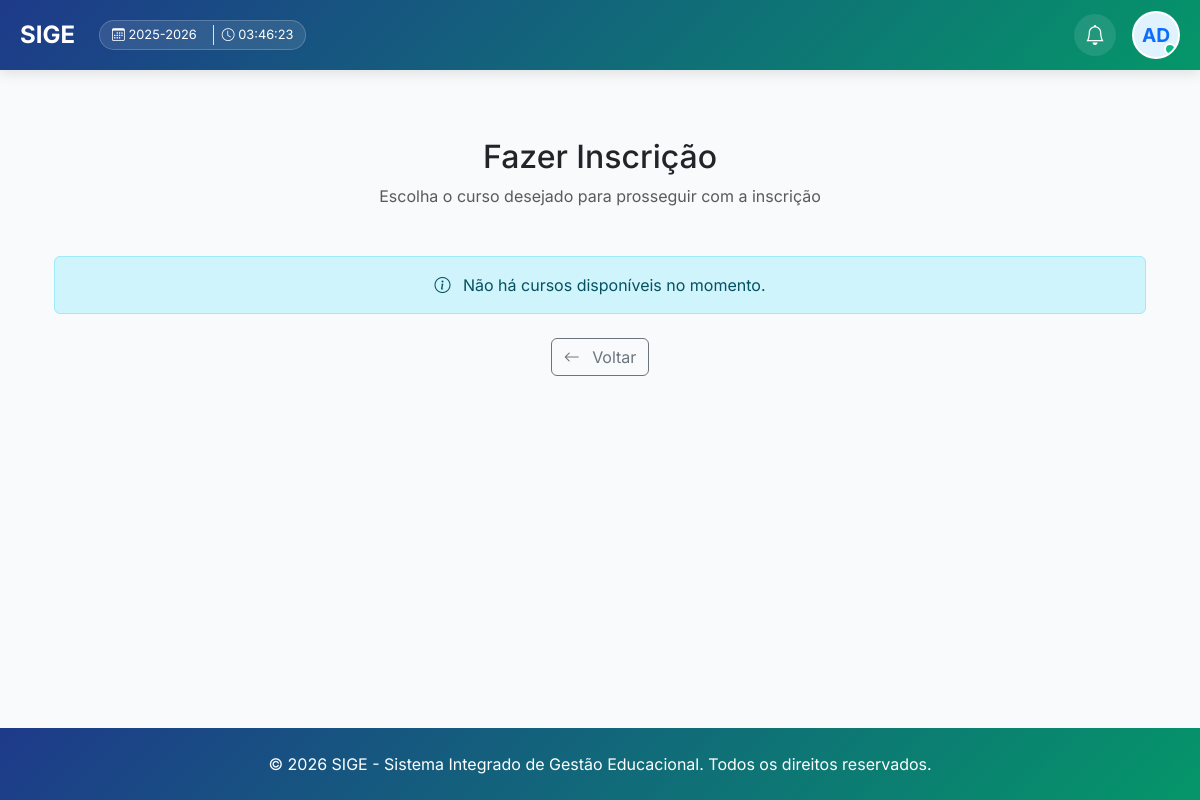
Before: /admissao/inscricao/ (signed in) with the older database file.
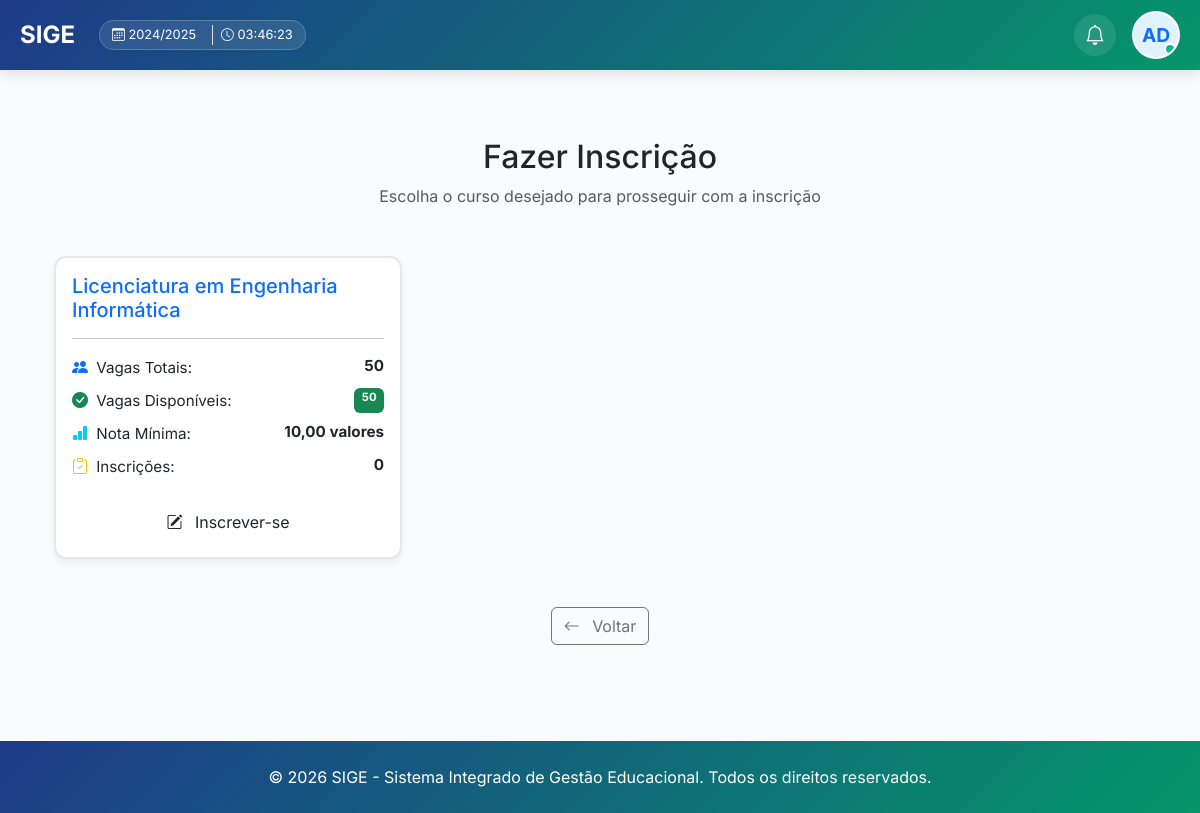
After: the same page with the newer database file.
### core/models.py (models this page shows, shortened)
class AnoAcademico(models.Model):
    ESTADO_CHOICES = [
        ('PLANEADO', 'Planeado'),
        ('ATIVO', 'Ativo'),
        ('ENCERRADO', 'Encerrado'),
    ]
    codigo = models.CharField(max_length=20, unique=True, verbose_name="Código (ex: 2024/2025)", default="0000/0000")
    descricao = models.CharField(max_length=255, verbose_name="Descrição", default="Ano Académico")
    data_inicio = models.DateField(verbose_name="Data de Início", default=timezone.now)
    data_fim = models.DateField(verbose_name="Data de Fim", default=timezone.now)
    estado = models.CharField(max_length=20, choices=ESTADO_CHOICES, default='PLANEADO', verbose_name="Estado")
    ano_atual = models.BooleanField(default=False, verbose_name="Ano Atual")
    cobrar_propinas = models.BooleanField(default=True, verbose_name="Cobrar Propinas/Mensalidades")
    dia_pagamento_limite = models.PositiveIntegerField(default=10, verbose_name="Dia Limite de Pagamento (sem multa)")
    dia_inicio_multa = models.PositiveIntegerField(default=11, verbose_name="Dia de Início da Multa")
    percentagem_multa_inicial = models.DecimalField(max_digits=5, decimal_places=2, default=10.00, verbose_name="% Multa Inicial")
    percentagem_multa_diaria = models.DecimalField(max_digits=5, decimal_places=2, default=1.00, verbose_name="% Multa Diária Adicional")
    dia_limite_multa = models.PositiveIntegerField(default=30, verbose_name="Dia Limite para Pagamento com Multa")
    dia_bloqueio_estudante = models.PositiveIntegerField(default=15, verbose_name="Dia de Bloqueio Automático")
    bloquear_estudante_atrasado = models.BooleanField(default=True, verbose_name="Bloquear Estudante em Atraso")
    bloqueado_por_divida = models.BooleanField(default=False, verbose_name="Bloqueado por Dívida")
    criado_por = models.ForeignKey(User, on_delete=models.SET_NULL, null=True, blank=True, verbose_name="Criado por")
    data_criacao = models.DateTimeField(auto_now_add=True, verbose_name="Data de Criação")
    class Meta:
        verbose_name = "Ano Académico"
        verbose_name_plural = "Anos Académicos"
        ordering = ['-data_inicio']
    def __str__(self):
        return self.codigo

class Curso(models.Model):
    REGIME_CHOICES = [
        ('diurno', 'Diurno'),
        ('pos-laboral', 'Pós-Laboral'),
    ]
    MODALIDADE_CHOICES = [
        ('presencial', 'Presencial'),
        ('semipresencial', 'Semipresencial'),
        ('ead', 'EAD'),
    ]
    DURACAO_CHOICES = [
        (3, '3 meses'),
        (6, '6 meses'),
        (12, '1 ano'),
        (24, '2 anos'),
        (36, '3 anos'),
        (48, '4 anos'),
        (60, '5 anos'),
    ]
    codigo = models.CharField(max_length=50, unique=True, default="CURSO", verbose_name="Código do Curso")
    nome = models.CharField(max_length=200, verbose_name="Nome do Curso")
    grau = models.ForeignKey(NivelAcademico, on_delete=models.PROTECT, related_name='cursos', verbose_name="Grau Académico")
    regime = models.CharField(max_length=20, choices=REGIME_CHOICES, default='diurno', verbose_name="Regime")
    modalidade = models.CharField(max_length=20, choices=MODALIDADE_CHOICES, default='presencial', verbose_name="Modalidade")
    descricao = models.TextField(blank=True, verbose_name="Descrição")
    vagas = models.PositiveIntegerField(verbose_name="Número de Vagas")
    duracao_meses = models.PositiveIntegerField(
        choices=DURACAO_CHOICES,
        default=12,
        verbose_name="Duração"
    )
    nota_minima = models.DecimalField(
        max_digits=4,
        decimal_places=2,
        default=10.00,
        validators=[MinValueValidator(10.00), MaxValueValidator(20.00)],
        verbose_name="Nota Mínima para Aprovação"
    )
    requer_prerequisitos = models.BooleanField(default=False, verbose_name="Requer Pré-requisitos")
    ativo = models.BooleanField(default=True, verbose_name="Ativo")
    data_criacao = models.DateTimeField(auto_now_add=True)
    data_atualizacao = models.DateTimeField(auto_now=True)
    class Meta:
        verbose_name = "Curso"
        verbose_name_plural = "Cursos"
        ordering = ['nome']
    def vagas_disponiveis(self):
        aprovados = self.inscricoes.filter(aprovado=True).count()
        return max(0, self.vagas - aprovados)
    def total_inscricoes(self):
        return self.inscricoes.count()

### core/views.py (the view)
# urls.py: path('admissao/inscricao/', views.admissao_inscricao, name='admissao_inscricao'),
@login_required
def admissao_inscricao(request):
    cursos = Curso.objects.filter(ativo=True)
    config = ConfiguracaoEscola.objects.first()
    if request.method == 'POST':
        curso_id = request.POST.get('curso_id')
        if curso_id:
            return redirect('inscricao_create', curso_id=curso_id)
    return render(request, 'core/admissao_inscricao.html', {
        'cursos': cursos,
        'config': config
    })

### core/context_processors.py (called while the page is built)
def subscricao_context(request):
    if not request.user.is_authenticated:
        return {}
    subscricao = Subscricao.objects.filter(estado__in=['ativo', 'teste']).first()
    return {'subscricao': subscricao}

def global_academic_context(request):
    config = ConfiguracaoEscola.objects.first()
    context = {
        'config': config
    }
    if request.user.is_authenticated:
        ano_atual = AnoAcademico.objects.filter(ano_atual=True).first()
        semestre_atual = None
        if ano_atual:
            semestre_atual = ano_atual.semestres.filter(ativo=True).first()
        perfil = PerfilUsuario.objects.filter(user=request.user).first()
        context.update({
            'ano_atual': ano_atual,
            'semestre_atual': semestre_atual,
            'user_perfil': perfil
        })
    return context

### core/templates/core/admissao_inscricao.html (shortened to what this page needs)
{% extends 'core/base.html' %}
{% block content %}
<div class="container my-5">
    <div class="text-center mb-5">
        <h2>Fazer Inscrição</h2>
        <p class="text-muted">Escolha o curso desejado para prosseguir com a inscrição</p>
    </div>
    {% if cursos %}
        <div class="row">
            {% for curso in cursos %}
            <div class="col-md-6 col-lg-4 mb-4">
                <div class="card curso-card h-100">
                    <div class="card-body">
                        <h5 class="card-title text-primary">{{ curso.nome }}</h5>
                        <hr>
                        <div class="curso-info">
                            <div class="d-flex justify-content-between mb-2">
                                <span><i class="bi bi-people-fill text-primary"></i> Vagas Totais:</span>
                                <strong>{{ curso.vagas }}</strong>
                            </div>
                            <div class="d-flex justify-content-between mb-2">
                                <span><i class="bi bi-check-circle-fill text-success"></i> Vagas Disponíveis:</span>
                                <span class="badge bg-success">{{ curso.vagas_disponiveis }}</span>
                            </div>
                            <div class="d-flex justify-content-between mb-2">
                                <span><i class="bi bi-bar-chart-fill text-info"></i> Nota Mínima:</span>
                                <strong>{{ curso.nota_minima }} valores</strong>
                            </div>
                            <div class="d-flex justify-content-between mb-2">
                                <span><i class="bi bi-clipboard-check text-warning"></i> Inscrições:</span>
                                <strong>{{ curso.total_inscricoes }}</strong>
                            </div>
                        </div>
                        {% if curso.ativo %}
                            {% if curso.vagas_disponiveis > 0 %}
                                <a href="{% url 'inscricao_create' curso.id %}" class="btn btn-custom w-100 mt-3">
                                    <i class="bi bi-pencil-square me-2"></i>
                                    Inscrever-se
                                </a>
                            {% else %}
                                <button class="btn btn-secondary w-100 mt-3" disabled title="Não há vagas disponíveis">
                                    <i class="bi bi-x-circle me-2"></i>
                                    Sem Vagas
                                </button>
                            {% endif %}
                        {% else %}
                            <button class="btn btn-danger w-100 mt-3" disabled title="Este curso está indisponível para inscrições">
                                <i class="bi bi-exclamation-circle me-2"></i>
                                Curso Indisponível
                            </button>
                        {% endif %}
                    </div>
                </div>
            </div>
            {% endfor %}
        </div>
    {% else %}
        <div class="alert alert-info text-center">
            <i class="bi bi-info-circle me-2"></i>
            Não há cursos disponíveis no momento.
        </div>
    {% endif %}
    <div class="text-center mt-4">
        <a href="{% url 'nova_matricula' %}" class="btn btn-outline-secondary">
            <i class="bi bi-arrow-left me-2"></i>
            Voltar
        </a>
    </div>
</div>
{% endblock %}

### core/templates/core/base.html (shortened to what this page needs)
{% load static %}
<!DOCTYPE html>
<html lang="pt-br">
<head>
    <link href="https://cdn.jsdelivr.net/npm/bootstrap@5.3.0/dist/css/bootstrap.min.css" rel="stylesheet">
    <link rel="stylesheet" href="https://cdn.jsdelivr.net/npm/bootstrap-icons@1.11.0/font/bootstrap-icons.css">
</head>
<body>
    {% if user.is_authenticated %}
    <div class="navbar-top">
        <div class="navbar-content d-flex justify-content-between align-items-center w-100">
            <div class="d-flex align-items-center gap-4">
                <div class="user-info">
                    <a href="/" class="user-logo" style="height: 48px; display: flex; align-items: center; text-decoration: none;">
                    </a>
                </div>
                {% if ano_atual %}
                <div class="academic-badge d-none d-lg-flex">
                    <span><i class="bi bi-calendar3"></i> {{ ano_atual }}</span>
                    <span class="ms-2 border-start ps-2"><i class="bi bi-clock"></i> <span id="real-time-clock">--:--:--</span></span>
                </div>
                {% endif %}
            </div>
            <div class="d-flex align-items-center gap-3">
                <div class="d-flex align-items-center gap-2">
                    <a href="{% url 'notificacoes' %}" class="nav-icon-btn" title="Notificações">
                        <i class="bi bi-bell fs-5"></i>
                    </a>
                </div>
                <div class="dropdown">
                    <div class="user-avatar" id="userDropdown" data-bs-toggle="dropdown" aria-expanded="false" style="cursor: pointer; background: white; border: 2px solid rgba(255,255,255,0.5); width: 48px; height: 48px; border-radius: 50%; overflow: hidden; display: flex; align-items: center; justify-content: center; flex-shrink: 0; position: relative;">
                    </div>
                </div>
            </div>
        </div>
    </div>
    {% endif %}
    <main class="container">
        {% block content %}{% endblock %}
    </main>
    <footer class="mt-5 py-4">
        <div class="container text-center">
            <p class="mb-0">&copy; 2026 SIGE - Sistema Integrado de Gestão Educacional. Todos os direitos reservados.</p>
        </div>
    </footer>
</body>
</html>

Changed rows visible on the page:
no longer on this page (row edited): AnoAcademico: codigo "2025-2026"
added AnoAcademico: codigo "2024/2025"
added Curso: nome "Licenciatura em Engenharia Informática", vagas "50", vagas_disponiveis "50", nota_minima "10,00", total_inscricoes "0", ativo True (drawn)
Other visible differences:
text no longer shown: "Não há cursos disponíveis no momento."
